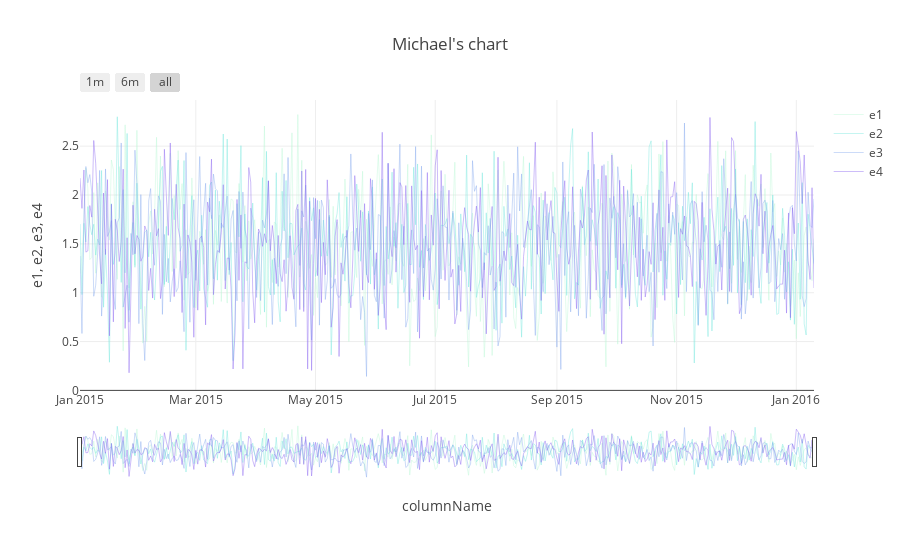

The notebook cell this image was saved under:
### Markdown cell above
# Kql - render timechart

### Code cell
%%kql 
let randn = () {rand() + rand() + rand()};
range columnName from datetime('2015-01-01') to datetime('2016-01-10') step timespan('1d')
| extend e1 = randn()
| extend e2 = randn()
| extend e3 = randn()
| extend e4 = randn()
| render timechart title="Michael's chart"

### Figure 1 — Plotly figure (JSON) as saved in the notebook; plotly's stock layout.template omitted (floating-point values rounded to 4 significant figures; data arrays with more than 128 entries replaced by an {"elided": "..."} marker saying what was removed)
{"data": [{"line": {"color": "rgb(184, 247, 212)", "width": 0.5}, "name": "e1", "opacity": 0.8, "type": "scatter", "x": {"elided": "375 str values"}, "y": {"elided": "375 float values"}}, {"line": {"color": "rgb(111, 231, 219)", "width": 0.5}, "name": "e2", "opacity": 0.8, "type": "scatter", "x": {"elided": "375 str values"}, "y": {"elided": "375 float values"}}, {"line": {"color": "rgb(127, 166, 238)", "width": 0.5}, "name": "e3", "opacity": 0.8, "type": "scatter", "x": {"elided": "375 str values"}, "y": {"elided": "375 float values"}}, {"line": {"color": "rgb(131, 90, 241)", "width": 0.5}, "name": "e4", "opacity": 0.8, "type": "scatter", "x": {"elided": "375 str values"}, "y": {"elided": "375 float values"}}], "layout": {"showlegend": true, "title": "Michael's chart", "xaxis": {"rangeselector": {"buttons": [{"count": 1, "label": "1m", "step": "month", "stepmode": "backward"}, {"count": 6, "label": "6m", "step": "month", "stepmode": "backward"}, {"step": "all"}]}, "rangeslider": {}, "title": "columnName", "type": "date"}, "yaxis": {"ticksuffix": "", "title": "e1, e2, e3, e4", "type": "linear"}}}
